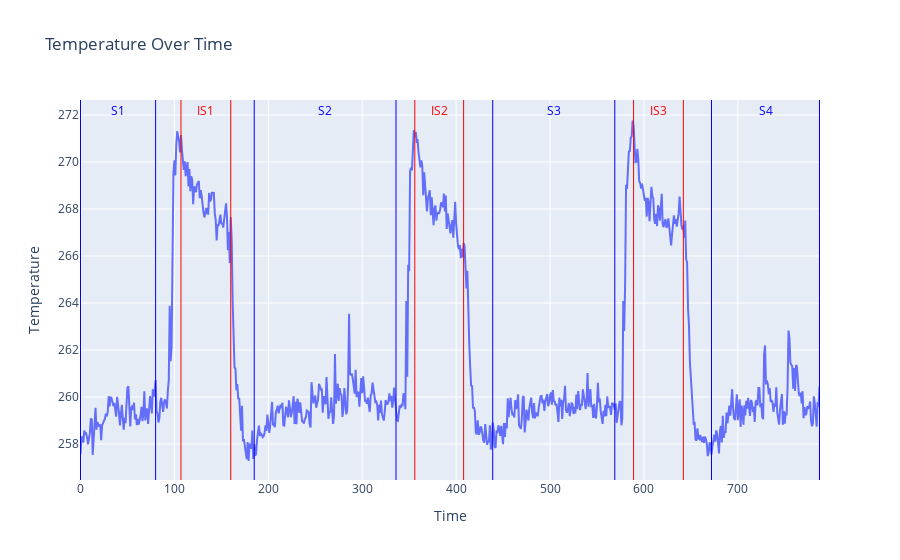

Source (notebook cell):
### Markdown cell above
# Identify stadials and interstadials (visually)

### Code cell
import numpy as np
import pandas as pd
import plotly.express as px
import plotly.graph_objects as go

# Load the data
TEMP = np.load('D:/VScode/Paleoclimate_causality/data/CCSM4/TEMP/200.npy')

# Create a DataFrame
df_temp = pd.DataFrame({'TEMP': TEMP})

# Pack the stadial and interstadial onsets and ends into ndarrays
stadial_onsets = np.array([0, 185, 439, 672])
stadial_ends = np.array([80, 336, 569, 787])

interstadial_onsets = np.array([107, 356, 589])
interstadial_ends = np.array([160, 408, 642])

stadials = np.vstack((stadial_onsets, stadial_ends)).T
interstadials = np.vstack((interstadial_onsets, interstadial_ends)).T

stadial_labels = ['S1', 'S2', 'S3', 'S4']
interstadial_labels = ['IS1', 'IS2', 'IS3']

# Plot using Plotly
fig = px.line(df_temp, y='TEMP', title='Temperature Over Time', labels={'index': 'Time', 'TEMP': 'Temperature'})

# Add blue vertical lines and labels for stadial onsets and ends
for (onset, end), label in zip(stadials, stadial_labels):
    fig.add_vline(x=onset, line=dict(color='blue', width=1))
    fig.add_vline(x=end, line=dict(color='blue', width=1))
    midpoint = (onset + end) / 2
    fig.add_annotation(x=midpoint, y=max(TEMP), text=label, showarrow=False, yshift=10, font=dict(color='blue'))

# Add red vertical lines and labels for interstadial onsets and ends
for (onset, end), label in zip(interstadials, interstadial_labels):
    fig.add_vline(x=onset, line=dict(color='red', width=1))
    fig.add_vline(x=end, line=dict(color='red', width=1))
    midpoint = (onset + end) / 2
    fig.add_annotation(x=midpoint, y=max(TEMP), text=label, showarrow=False, yshift=10, font=dict(color='red'))

fig.show()

### Figure 1 — Plotly figure (JSON) as saved in the notebook; plotly's stock layout.template omitted (floating-point values rounded to 4 significant figures; data arrays with more than 128 entries replaced by an {"elided": "..."} marker saying what was removed)
{"data": [{"hovertemplate": "Time=%{x}<br>Temperature=%{y}<extra></extra>", "legendgroup": "", "line": {"color": "#636efa", "dash": "solid"}, "marker": {"symbol": "circle"}, "mode": "lines", "name": "", "orientation": "v", "showlegend": false, "type": "scatter", "x": {"elided": "788 int values"}, "xaxis": "x", "y": {"elided": "788 float values"}, "yaxis": "y"}], "layout": {"annotations": [{"font": {"color": "blue"}, "showarrow": false, "text": "S1", "x": 40, "y": 271.8, "yshift": 10}, {"font": {"color": "blue"}, "showarrow": false, "text": "S2", "x": 260.5, "y": 271.8, "yshift": 10}, {"font": {"color": "blue"}, "showarrow": false, "text": "S3", "x": 504, "y": 271.8, "yshift": 10}, {"font": {"color": "blue"}, "showarrow": false, "text": "S4", "x": 729.5, "y": 271.8, "yshift": 10}, {"font": {"color": "red"}, "showarrow": false, "text": "IS1", "x": 133.5, "y": 271.8, "yshift": 10}, {"font": {"color": "red"}, "showarrow": false, "text": "IS2", "x": 382, "y": 271.8, "yshift": 10}, {"font": {"color": "red"}, "showarrow": false, "text": "IS3", "x": 615.5, "y": 271.8, "yshift": 10}], "legend": {"tracegroupgap": 0}, "shapes": [{"line": {"color": "blue", "width": 1}, "type": "line", "x0": 0, "x1": 0, "xref": "x", "y0": 0, "y1": 1, "yref": "y domain"}, {"line": {"color": "blue", "width": 1}, "type": "line", "x0": 80, "x1": 80, "xref": "x", "y0": 0, "y1": 1, "yref": "y domain"}, {"line": {"color": "blue", "width": 1}, "type": "line", "x0": 185, "x1": 185, "xref": "x", "y0": 0, "y1": 1, "yref": "y domain"}, {"line": {"color": "blue", "width": 1}, "type": "line", "x0": 336, "x1": 336, "xref": "x", "y0": 0, "y1": 1, "yref": "y domain"}, {"line": {"color": "blue", "width": 1}, "type": "line", "x0": 439, "x1": 439, "xref": "x", "y0": 0, "y1": 1, "yref": "y domain"}, {"line": {"color": "blue", "width": 1}, "type": "line", "x0": 569, "x1": 569, "xref": "x", "y0": 0, "y1": 1, "yref": "y domain"}, {"line": {"color": "blue", "width": 1}, "type": "line", "x0": 672, "x1": 672, "xref": "x", "y0": 0, "y1": 1, "yref": "y domain"}, {"line": {"color": "blue", "width": 1}, "type": "line", "x0": 787, "x1": 787, "xref": "x", "y0": 0, "y1": 1, "yref": "y domain"}, {"line": {"color": "red", "width": 1}, "type": "line", "x0": 107, "x1": 107, "xref": "x", "y0": 0, "y1": 1, "yref": "y domain"}, {"line": {"color": "red", "width": 1}, "type": "line", "x0": 160, "x1": 160, "xref": "x", "y0": 0, "y1": 1, "yref": "y domain"}, {"line": {"color": "red", "width": 1}, "type": "line", "x0": 356, "x1": 356, "xref": "x", "y0": 0, "y1": 1, "yref": "y domain"}, {"line": {"color": "red", "width": 1}, "type": "line", "x0": 408, "x1": 408, "xref": "x", "y0": 0, "y1": 1, "yref": "y domain"}, {"line": {"color": "red", "width": 1}, "type": "line", "x0": 589, "x1": 589, "xref": "x", "y0": 0, "y1": 1, "yref": "y domain"}, {"line": {"color": "red", "width": 1}, "type": "line", "x0": 642, "x1": 642, "xref": "x", "y0": 0, "y1": 1, "yref": "y domain"}], "title": {"text": "Temperature Over Time"}, "xaxis": {"anchor": "y", "domain": [0, 1], "title": {"text": "Time"}}, "yaxis": {"anchor": "x", "domain": [0, 1], "title": {"text": "Temperature"}}}}
